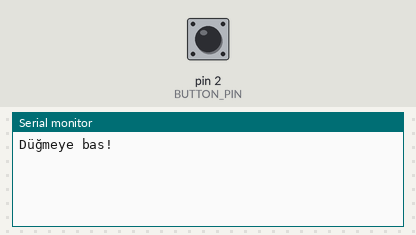
Bench run of a sketch on a simulated Arduino Uno, built with avr-gcc and run on an emulated ATmega328P. On the bench: the last lines printed to the serial monitor. The inputs (shaded band) are chosen by the test bench; at power-on: pin 2 (BUTTON_PIN) HIGH.

Above: at 1.2 s.
1.3 s: pin 2 (BUTTON_PIN) pulled LOW for 0.15 s
At 1.9 s:
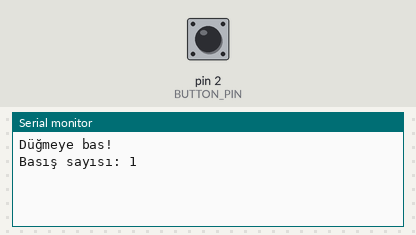
2.9 s: pin 2 (BUTTON_PIN) pulled LOW for 1 s
At 4.2 s:
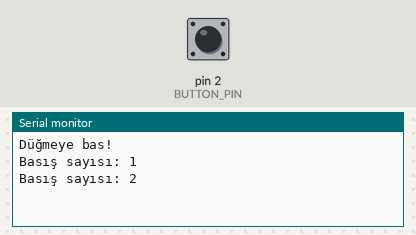
5.4 s: pin 2 (BUTTON_PIN) pulled LOW for 0.15 s
At 6.2 s:
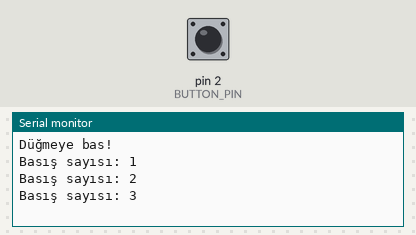

Measured:
- after the input at 1.3 s, the serial monitor: prints a new line at once (image 1)
- after the input at 2.9 s, the serial monitor: prints a new line at once (image 2)
- after the input at 5.4 s, the serial monitor: prints a new line at once (image 3)

The sketch:

sayac.ino
```cpp
// Düğme sayacı: D2'deki düğmeye her basışta sayı bir artar ve Seri ekrana yazılır.
// Basış, pinin HIGH'dan LOW'a geçtiği an (düşen kenar) olarak sayılır.
const int BUTTON_PIN = 2;
int count = 0;
bool wasPressed = false;

void setup() {
  Serial.begin(9600);
  pinMode(BUTTON_PIN, INPUT_PULLUP);
  Serial.println("Düğmeye bas!");
}

void loop() {
  bool pressed = digitalRead(BUTTON_PIN) == LOW;
  if (pressed && !wasPressed) {
    count++;
    Serial.print("Basış sayısı: ");
    Serial.println(count);
  }
  wasPressed = pressed;
  delay(5);
}
```
